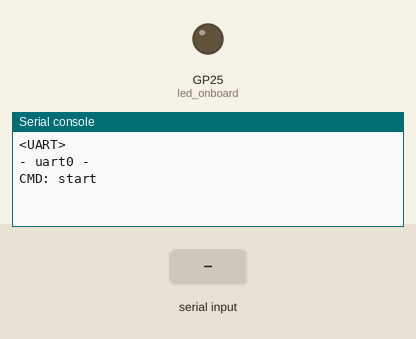
Recording of a program running on a simulated Raspberry Pi Pico running MicroPython. Parts: output pins drawn as LEDs (lit = HIGH), the last lines printed to the serial console. The inputs (shaded band) are chosen by the test bench.

Above: at 2.2 s.
2.3 s: "on\n" received over the second serial link
At 3.2 s:
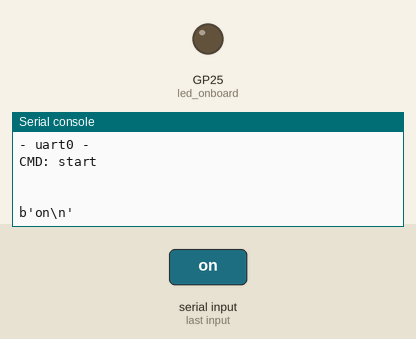
4.2 s: "off\n" received over the second serial link
At 5.7 s:
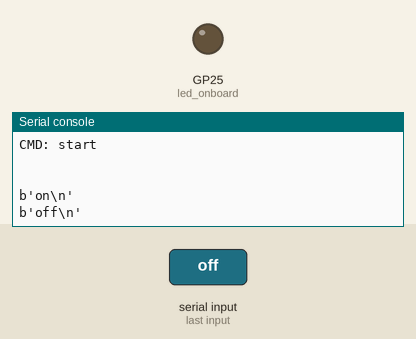
6.0 s: "1\n" received over the second serial link
At 7.4 s:
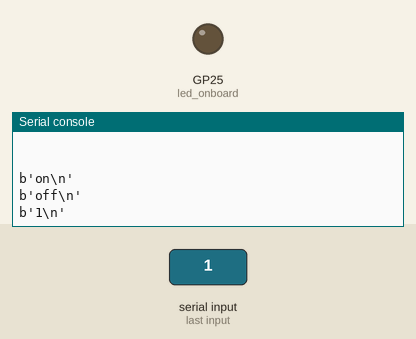

The program:

UART_LED.py
```python
import uos
import machine
import utime
data = b"" #這是databit的設定嗎? databit:通常設定8bit,這樣才知道每傳過去8位元即成一個字元
print(uos.uname())
uart0 = machine.UART(0,baudrate=115200)  #at-command #baurate=每秒傳幾bit

def sendCMD_waitResp(cmd, uart=uart0, timeout=1000):
    print("CMD: " + cmd)
    uart.write(cmd)
    waitResp(uart, timeout)
    print()

def waitResp(uart=uart0, timeout=500):
    global data
    prvMills = utime.ticks_ms()
    #resp = b""
    while (utime.ticks_ms()-prvMills)<timeout:
        if uart.any():
            data = b"".join([data, uart.read(1)])

#indicate program started visually
led_onboard = machine.Pin(25, machine.Pin.OUT)
print(uart0)
print("- uart0 -")
sendCMD_waitResp("start\r\n")

while True :
    waitResp()
    if data != b"" :
        print(data)
        if data == b'on':
            led_onboard.value(1)
            sendCMD_waitResp('LED_ON\r\n')
        elif data == b'off':
            led_onboard.value(0)
            sendCMD_waitResp('LED_OFF\r\n')
        data = b""
    utime.sleep(0.1)
```

Measured:
- after the input at 2.3 s, the serial console: prints a new line after 0.41 s (image 1)
- after the input at 4.2 s, the serial console: prints a new line after 0.31 s (image 2)
- after the input at 6.0 s, the serial console: prints a new line after 0.31 s (image 3)
